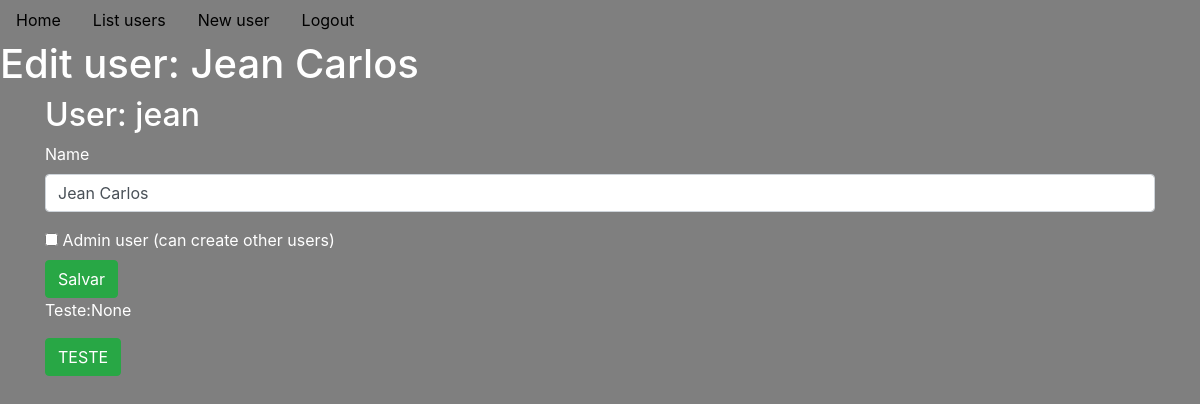
/users/edit/1/, run on an earlier commit of the app's database.
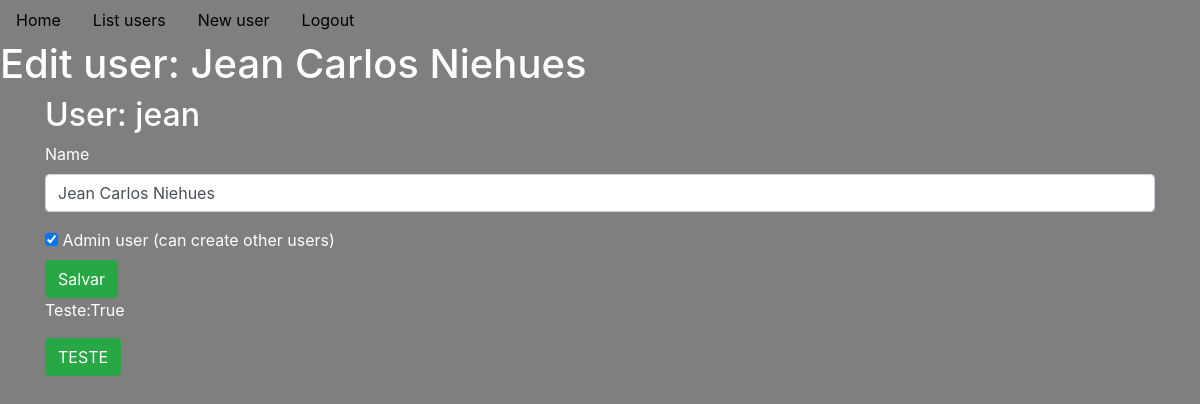
And on a later commit of the database.
### models/calendar_model.py (models this page shows)
class User(SQLModel, table=True):
    id: Optional[int] = Field(default=None, primary_key=True, nullable=False)
    user_name: str = Field(index=True)
    name: str = Field(index=True)
    admin: bool = Field(nullable=True)
    password: str = Field(nullable=False)
    events: List["Event"] = Relationship(back_populates="users")

### views/views.py (the view)
@app.get('/users/edit/<id>/')
def editUserForm(id):
    users_list = listUsers(id)
    print(users_list)
    return render_template('edit_user.html', title = 'Edit user: ' + users_list.name, user=users_list)

### controller/users_controller.py (called while the page is built)
def listUsers(id=None, user_name=None):
    with Session(engine) as session:
        if id is not None or user_name is not None:
            statement = select(User).where(User.id == id).options(selectinload(User.events))
            user = session.exec(statement)
            return user.first()
        else:
            statement = select(User).options(selectinload(User.events))
            user = session.exec(statement)
            return user.all()

### templates/edit_user.html (shortened to what this page needs)
{% extends "template.html" %}
{% block title %}
<div class="page-header">
  <h1>{{ title }}</h1>
</div>
{% endblock title %}
{% block content %}
<body>
  <div class="container">
    <h2>User: {{ user.user_name }}</h2>
    <form action="/users/{{user.id}}" method="post" id="userEditForm">
      <fieldset>
        <div class="form-group">
          <label for="name">Name</label>
          <input type="text" id="name" name="name" class="form-control" value="{{ user.name }}">
        </div>
        <input type="checkbox" id="admin" name="admin" value="{{ user.admin }}">
        <label for="admin"> Admin user (can create other users)</label><br>
        <button type="submit" class="btn btn-success">Salvar</button>
      </fieldset>
    </form>
    <p>Teste:{{ user.admin }} </p>
    <button class="btn btn-success teste">TESTE</button>
  </div>
</body>
{% endblock content %}

What changed in the data, as far as the page shows it:
changed User "jean": name "Jean Carlos" → "Jean Carlos Niehues"; admin "None" → "True"
Also different on the page:
{{ title }}: "Edit user: Jean Carlos" → "Edit user: Jean Carlos Niehues"
form field admin: "☐" → "☑"
